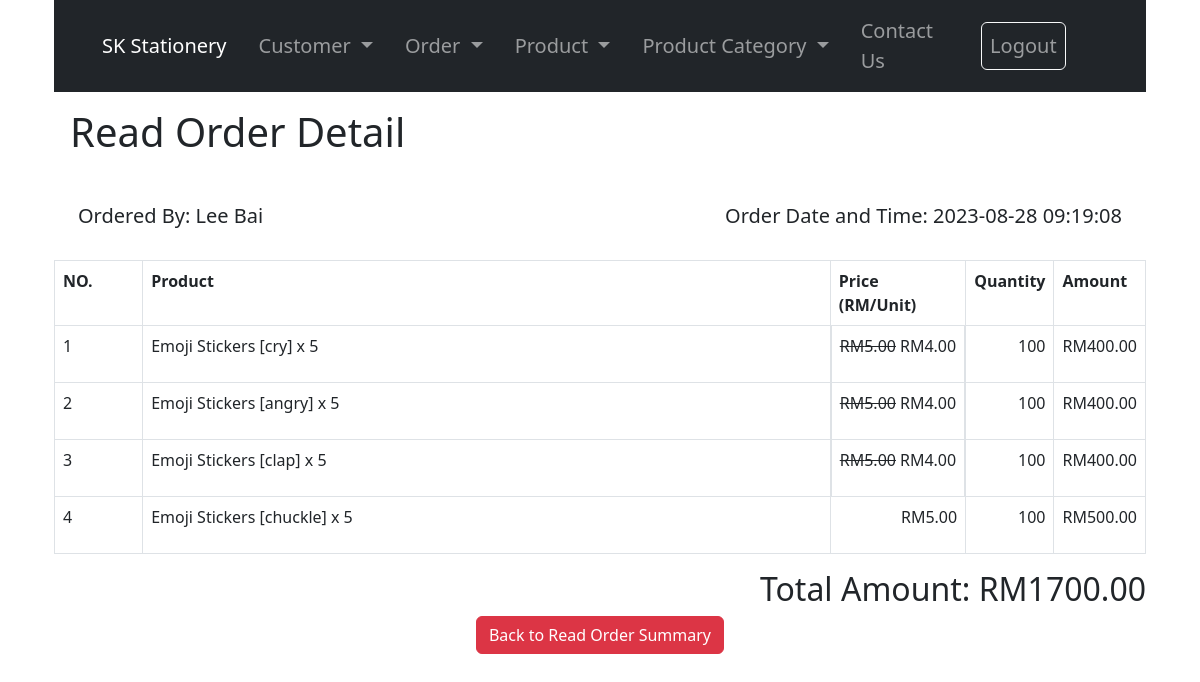
/order_detail_read.php?order_id=9 (signed in), run on the app's committed database.
### tables this page shows
CREATE TABLE IF NOT EXISTS `customers` (
  `customer_id` int NOT NULL AUTO_INCREMENT,
  `user_name` varchar(30) NOT NULL,
  `user_password` varchar(255) NOT NULL,
  `first_name` varchar(20) NOT NULL,
  `last_name` varchar(20) NOT NULL,
  `gender` enum('Male','Female','Others') NOT NULL,
  `date_of_birth` date NOT NULL,
  `email` varchar(30) NOT NULL,
  `registration_date_time` datetime NOT NULL,
  `account_status` enum('Active','Inactive') NOT NULL DEFAULT 'Active',
  `image` varchar(255) NOT NULL,
  PRIMARY KEY (`customer_id`),
  UNIQUE KEY `user_name` (`user_name`),
  UNIQUE KEY `email` (`email`)
);

CREATE TABLE IF NOT EXISTS `order_summary` (
  `order_id` int NOT NULL AUTO_INCREMENT,
  `customer_id` int NOT NULL,
  `total_amount` double NOT NULL,
  `order_date` datetime NOT NULL,
  PRIMARY KEY (`order_id`)
);

CREATE TABLE IF NOT EXISTS `products` (
  `id` int NOT NULL AUTO_INCREMENT,
  `name` varchar(128) NOT NULL,
  `category_id` int NOT NULL,
  `description` text NOT NULL,
  `price` double NOT NULL,
  `promotion_price` double NOT NULL,
  `manufacture_date` date NOT NULL,
  `expired_date` date NOT NULL,
  `image` varchar(255) NOT NULL,
  `created` datetime NOT NULL,
  `modified` timestamp NOT NULL DEFAULT CURRENT_TIMESTAMP ON UPDATE CURRENT_TIMESTAMP,
  PRIMARY KEY (`id`),
  KEY `category_id` (`category_id`)
);

CREATE TABLE IF NOT EXISTS `order_detail` (
  `order_detail_id` int NOT NULL AUTO_INCREMENT,
  `order_id` int NOT NULL,
  `product_id` int NOT NULL,
  `quantity` int NOT NULL,
  PRIMARY KEY (`order_detail_id`),
  KEY `product_id` (`product_id`)
);

### order_detail_read.php (the view, shortened to what this page needs)
<!DOCTYPE HTML>
<html>
<head>
    <link href="https://cdn.jsdelivr.net/npm/bootstrap@5.3.0/dist/css/bootstrap.min.css" rel="stylesheet">
</head>
<body>
    <div class="container">
        <?php include 'menu.php' ?>
        <div class="page-header p-3">
            <h1>Read Order Detail</h1>
        </div>
        <?php
        $order_id = isset($_GET['order_id']) ? $_GET['order_id'] : die('ERROR: Record ID not found.');
        include 'config/database.php';
        $order_summary_query = "SELECT * FROM order_summary WHERE order_id=:id";
        $order_summary_stmt = $con->prepare($order_summary_query);
        $order_summary_stmt->bindParam(":id", $order_id);
        $order_summary_stmt->execute();
        $order_summaries = $order_summary_stmt->fetch(PDO::FETCH_ASSOC);
        $order_detail_query = "SELECT * FROM order_detail WHERE order_id=:order_id";
        $order_detail_stmt = $con->prepare($order_detail_query);
        $order_detail_stmt->bindParam(":order_id", $order_id);
        $order_detail_stmt->execute();
        $order_details = $order_detail_stmt->fetchAll(PDO::FETCH_ASSOC);
        $customer_id = $order_summaries['customer_id'];
        $customer_query = "SELECT * FROM customers WHERE customer_id=?";
        $customer_stmt = $con->prepare($customer_query);
        $customer_stmt->bindParam(1, $customer_id);
        $customer_stmt->execute();
        $customers = $customer_stmt->fetch(PDO::FETCH_ASSOC);
        $total_amount = 0;
        ?>
        <div>
            <form action="" method="post">
                <div class="d-flex justify-content-between m-4">
                    <h5>Ordered By: <?php echo $customers['first_name'] . " " . $customers['last_name'] ?></h5>
                    <h5>Order Date and Time: <?php echo $order_summaries['order_date'] ?></h5>
                </div>
                <table class="table table-hover table-responsive table-bordered" id="row_del">
                    <tr>
                        <th>NO.</th>
                        <th class="col-8">Product</th>
                        <th>Price (RM/Unit)</th>
                        <th>Quantity</th>
                        <th>Amount</th>
                    </tr>
                    <?php
                    $product_loop = count($order_details);
                    for ($i = 0; $i < $product_loop; $i++) {
                        $product_id = $order_details[$i]['product_id'];
                        $product_query = "SELECT * FROM products WHERE id=?";
                        $product_stmt = $con->prepare($product_query);
                        $product_stmt->bindParam(1, $product_id);
                        $product_stmt->execute();
                        $products = $product_stmt->fetch(PDO::FETCH_ASSOC);
                    ?>
                        <tr class="pRow">
                            <td class="col-1">
                                <?php echo $i + 1; ?>
                            </td>
                            <td>
                                <?php echo $products['name'] ?>
                            </td>
                            <?php
                            if ($products['promotion_price'] != 0) {
                                echo "<td class='d-flex justify-content-end'><p class='me-1 text-decoration-line-through''> RM" . number_format((float)$products['price'], 2, '.', '') . "</p><p > RM"  . number_format((float)$products['promotion_price'], 2, '.', '') .  "</p></td>";
                            } else {
                                echo "<td class='text-end'> RM" . number_format((float)$products['price'], 2, '.', '') . "</td>";
                            } ?>
                            <td>
                                <p class="text-end"><?php echo $order_details[$i]['quantity'] ?></p>
                            </td>
                            <td>
                                <?php $amount =  ($products['promotion_price'] != 0) ?  $products['promotion_price'] * $order_details[$i]['quantity'] : $products['price'] * $order_details[$i]['quantity'];
                                $total_amount += $amount;
                                echo "<p class='text-end'>RM" . number_format((float)$amount, 2, '.', '') . "</p>" ?>
                            </td>
                        </tr>
                    <?php }
                    ?>
                </table>
                <h2 class="text-end">Total Amount: RM<?php echo number_format((float)$total_amount, 2, '.', ''); ?></h2>
                <div class="text-center">
                    <a href="order_read.php" class="btn btn-danger">Back to Read Order Summary</a>
                </div>
            </form>
        </div>
    </div>
</body>
</html>

### data on the page
customers: first_name "Lee", last_name "Bai"
order_summary: order_date "2023-08-28 09:19:08"
products: name "Emoji Stickers [cry] x 5", price "5.00", promotion_price "4.00", promotion_price.quantity "400.00"
order_detail: quantity "100"
products: name "Emoji Stickers [angry] x 5", price "5.00", promotion_price "4.00", promotion_price.quantity "400.00"
order_detail: quantity "100"
products: name "Emoji Stickers [clap] x 5", price "5.00", promotion_price "4.00", promotion_price.quantity "400.00"
order_detail: quantity "100"
products: name "Emoji Stickers [chuckle] x 5", price "5.00", amount "500.00"
order_detail: quantity "100"

### other printed values
$total_amount "1700.00"
